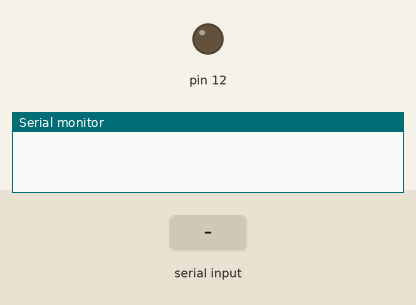
The sketch below on a simulated Arduino Uno, built with avr-gcc and run on an emulated ATmega328P. On the bench: output pins drawn as LEDs (lit = HIGH), the last lines printed to the serial monitor. The test bench sets the inputs (shaded band).

Above: at 1.2 s.
1.3 s: "1\n" received over Serial
At 1.9 s:
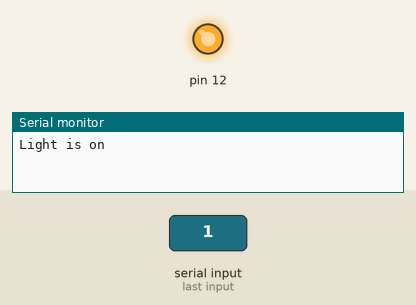
Timing chart, 0 to 4.3 s (numbered marks = the images above; inputs shaded):
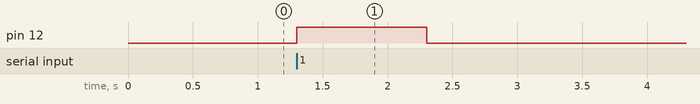

The sketch:

terrific_sango1.ino
```cpp
void setup()
{
  Serial.begin(9600);
  pinMode(12,OUTPUT);
}

void loop()
{
  if(Serial.available()){
    int a = Serial.parseInt();
    if(a == 1){
      Serial.println("Light is on");
      digitalWrite(12,1);
    }
    else if(a == 0){
      Serial.println("Light is off");
      digitalWrite(12,0);
    }
  }
}
```

Measured:
- after the input at 1.3 s, pin 12: LOW → HIGH at once, → LOW 1.0 s later
